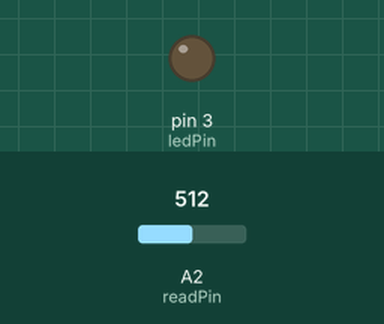
This sketch was run on a simulated Arduino Uno, built with avr-gcc and run on an emulated ATmega328P. Shown: output pins drawn as LEDs (lit = HIGH). Inputs (shaded band) come from the test bench; at power-on: A2 (readPin) = 512.

Above: at 1.2 s.
1.3 s: A2 (readPin) set to 716
At 1.9 s:
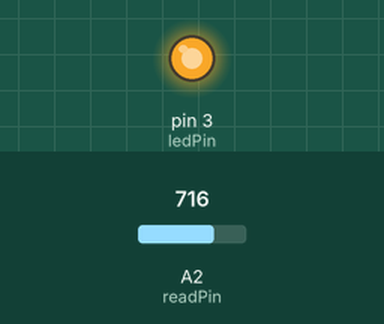
2.8 s: A2 (readPin) set to 655
At 3.1 s:
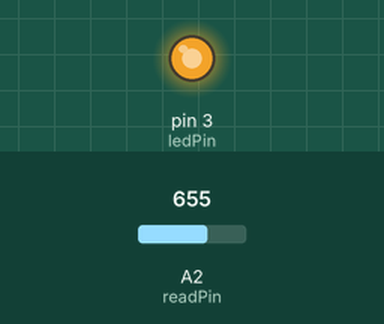
4.3 s: A2 (readPin) set to 632
At 5.4 s:
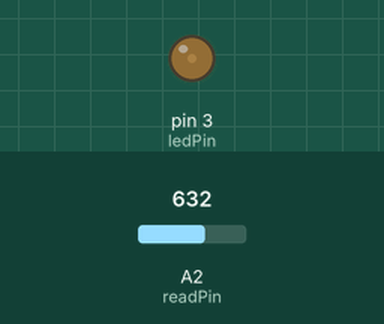
Timing chart, 0 to 7.3 s (numbered marks = the images above; inputs shaded):
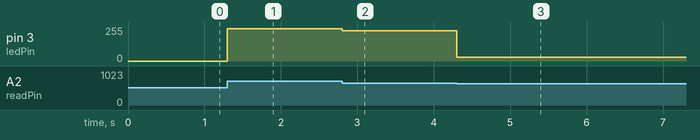

The sketch:

Control_LED_Brightness.ino
```cpp
int ledPin=3; //output
int  readPin= A2; //input
int readValue;
void setup() {

pinMode(ledPin, OUTPUT);
pinMode(readPin, INPUT);

}

void loop() {
 readValue = analogRead(readPin);
 analogWrite(ledPin,readValue*255 /1023);
}
```

Measured:
- the behaviour switches between 643 and 642 on A2 (readPin) (found by bisection; images 2 and 3)
- after the input at 1.3 s, pin 3 (ledPin): 0/255 → 243/255 at once
- after the input at 2.8 s, pin 3 (ledPin): 243/255 → 228/255 at once
- after the input at 4.3 s, pin 3 (ledPin): 228/255 → 29/255 at once
